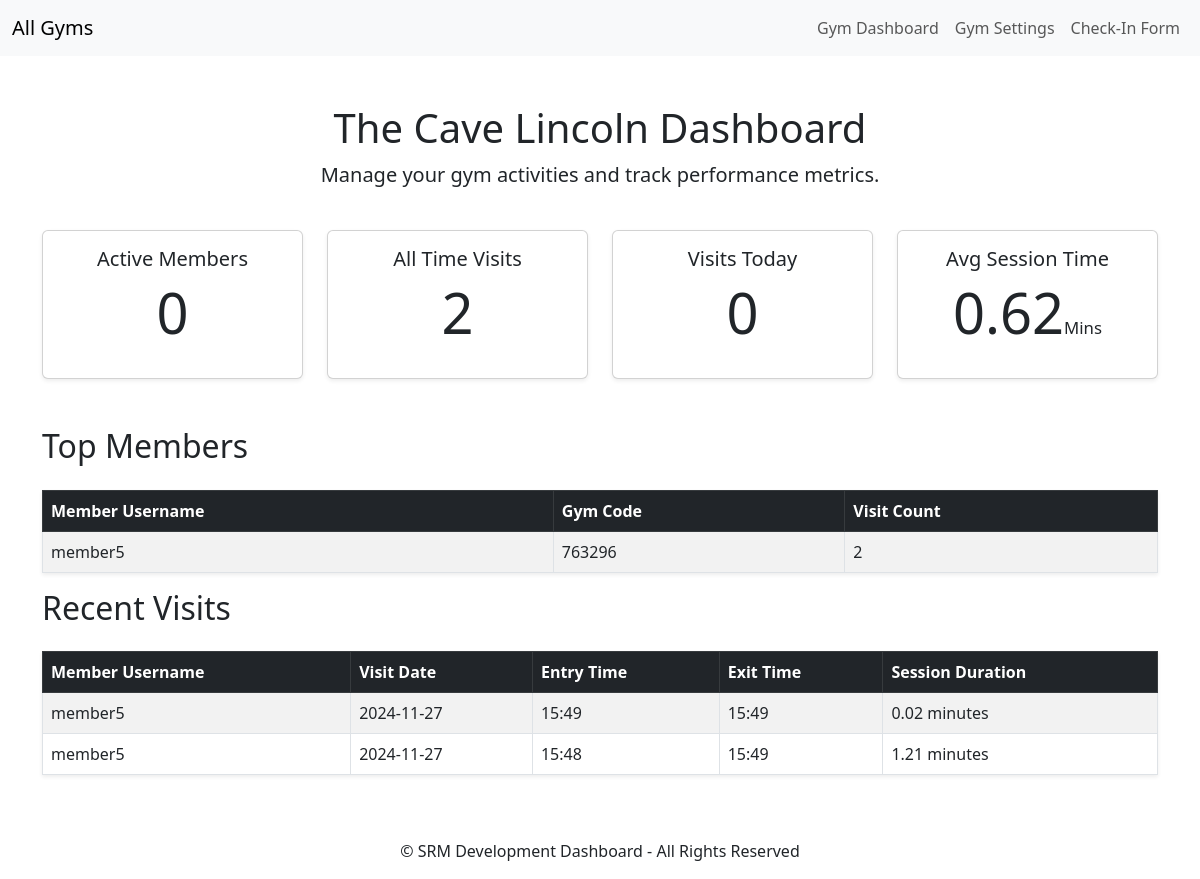
/gym-c/dashboard/ (signed in), run on an earlier commit of the app's database.
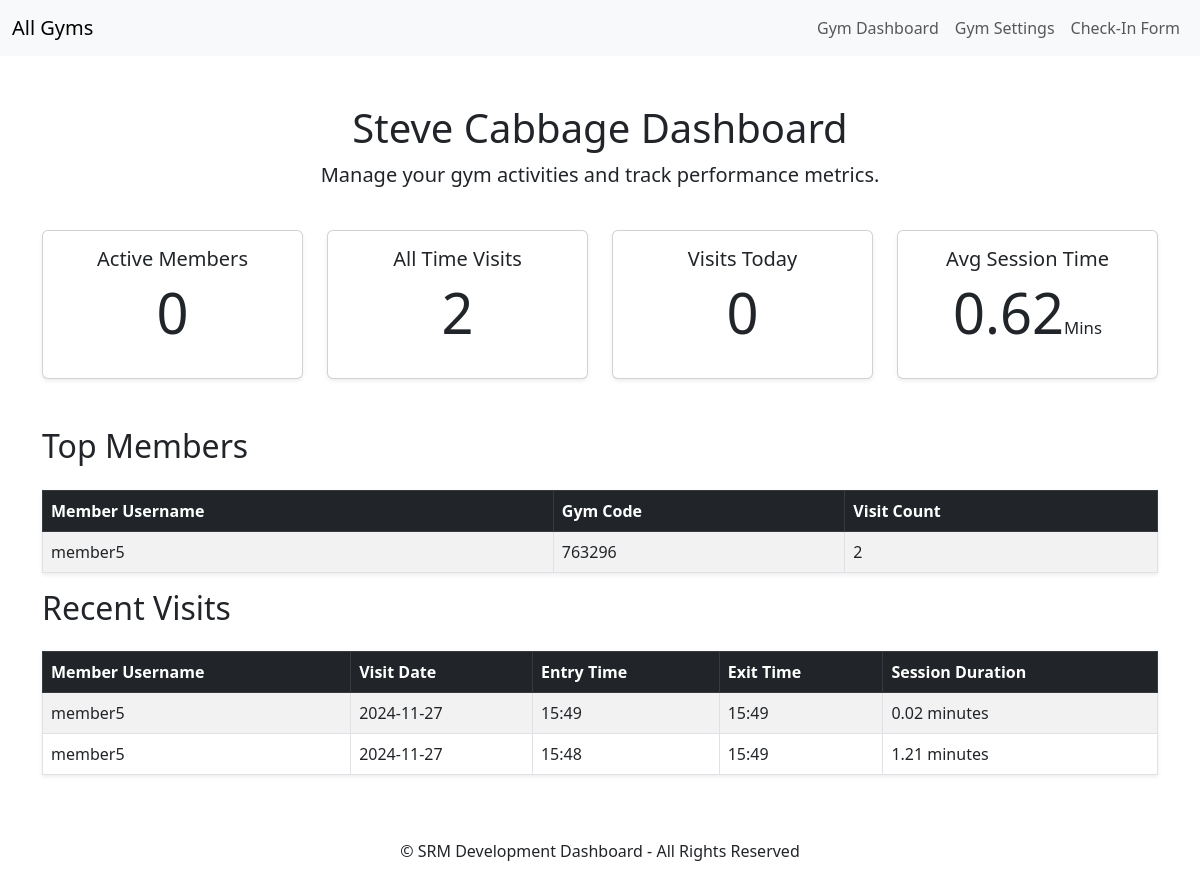
And on a later commit of the database.
### core/models.py (models this page shows, shortened)
class Gym(models.Model):
    gym_id = models.AutoField(primary_key=True)
    name = models.CharField(max_length=255)
    slug = models.SlugField(unique=True, blank=True)
    address = models.TextField(blank=True, null=True)
    contact_number = models.CharField(max_length=15, null=True)
    email = models.EmailField(max_length=255, blank=True, null=True)
    owners = models.ManyToManyField(GymOwner, related_name='gyms')

class Visit(models.Model):
    member = models.ForeignKey(Member, on_delete=models.CASCADE, related_name='visits')
    gym_code = models.CharField(max_length=6) # Users gym code
    entry_time = models.DateTimeField(auto_now_add=True) # Automatically set when the visit is created
    exit_time = models.DateTimeField(null=True, blank=True)
    has_exit = models.BooleanField(default=False)
    default_exit_duration = timedelta(hours=1, minutes=12)
    default_exit_threshold = timedelta(hours=4)
    @classmethod
    def get_number_of_visits_per_gym(cls, gym):
        return cls.objects.filter(member__gym=gym, exit_time__isnull=False).count()
    @classmethod
    def get_average_session_time_per_gym(cls, gym):
        visits = cls.objects.filter(member__gym=gym, exit_time__isnull=False)
        total_session_time = timedelta(seconds=0)
        valid_visits_count = 0
        for visit in visits:
            exit_time = visit.exit_time or (visit.entry_time + visit.default_exit_duration)
            total_session_time += (exit_time - visit.entry_time)
            valid_visits_count += 1
        if valid_visits_count > 0:
            average_session_time = total_session_time / valid_visits_count
            return round((average_session_time.total_seconds() / 60),2)  # Convert to minutes
        return 0  # No visits, return 0 minute

class Member(models.Model):
    user = models.OneToOneField(User, on_delete=models.CASCADE)
    gym = models.ForeignKey(Gym, on_delete=models.SET_NULL, related_name='members', null=True) # Null = True so if a gym is deleted the members are not lost
    contact_number = models.CharField(max_length=15)
    date_of_birth = models.DateField(null=True, blank=True)  # Optional date of birth
    address = models.TextField(blank=True, null=True)  # Optional address field
    active = models.BooleanField(default=False) # To activate when a subscription is generated, default is not set
    join_date = models.DateField(auto_now_add=True)  # Automatically set when the member is created
    gym_code = models.CharField(max_length=6, unique=True, blank=True)

### core/views.py (the view)
# urls.py: path('<slug:slug>/dashboard/', views.gym_dashboard, name='gym_dashboard'),
@login_required
def gym_dashboard(request, slug):
    user = request.user
    gym = get_object_or_404(Gym, slug=slug)
    try:
        gym_owner = GymOwner.objects.get(user=user)
        if gym not in gym_owner.gyms.all():
            messages.error(request, "You are not authorized to access this gym's dashboard.")
            return redirect('login')
    except GymOwner.DoesNotExist:
        messages.error(request, "You are not authorized to access the dashboard of this gym.")
        return redirect('login')
    member_count = gym.members.count()
    active_members_count = Member.objects.filter(gym=gym, active=True).count()
    inactive_members_count = Member.objects.filter(gym=gym, active=False).count()
    total_visits = Visit.get_number_of_visits_per_gym(gym)
    today_visits = Visit.objects.filter(member__gym=gym, entry_time__date=timezone.now().date()).count()
    avg_session_time = Visit.get_average_session_time_per_gym(gym)
    top_visitors = (
        Visit.objects.filter(member__gym=gym, exit_time__isnull=False)
        .values('member__user__username', 'member__gym_code')
        .annotate(visit_count=Count('id'))
        .order_by('-visit_count')
        )[:10]
    recent_visits = (
        Visit.objects.filter(member__gym=gym, exit_time__isnull=False)
        .order_by('-entry_time')
        )[:10]
    for visit in recent_visits:
        if visit.exit_time:
            session_duration = visit.exit_time - visit.entry_time
            visit.session_duration = round(session_duration.total_seconds() / 60, 2)
        else:
            visit.session_duration = 0
    context = {
        'gym_name': gym.name,
        'member_count': member_count,
        'total_visits': total_visits,
        'today_visits': today_visits,
        'avg_session_time': avg_session_time,
        'top_visitors': top_visitors,
        'gym_slug': slug,
        'recent_visits': recent_visits,
        'active_members': active_members_count,
        'inactive_members': inactive_members_count,
    }
    return render(request, 'gym_dashboard.html', context)

### core/templates/gym_dashboard.html (shortened to what this page needs)
{% extends 'base_gym.html' %}
{% block content %}
<div class="row mb-4">
    <div class="col text-center">
        <h1>{{ gym_name }} Dashboard</h1>
        <p class="lead">Manage your gym activities and track performance metrics.</p>
    </div>
</div>
<div class="row text-center mb-5">
    <div class="col-md-3">
        <div class="card shadow-sm">
            <div class="card-body">
                <h5 class="card-title">Active Members</h5>
                <p class="display-4">{{ active_members }}</p>
            </div>
        </div>
    </div>
    <div class="col-md-3">
        <div class="card shadow-sm">
            <div class="card-body">
                <h5 class="card-title">All Time Visits</h5>
                <p class="display-4">{{ total_visits }}</p>
            </div>
        </div>
    </div>
    <div class="col-md-3">
        <div class="card shadow-sm">
            <div class="card-body">
                <h5 class="card-title">Visits Today</h5>
                <p class="display-4">{{ today_visits }}</p>
            </div>
        </div>
    </div>
    <div class="col-md-3">
        <div class="card shadow-sm">
            <div class="card-body">
                <h5 class="card-title">Avg Session Time</h5>
                <p class="display-4">{{ avg_session_time }}<small style="font-size: 30%;">Mins</small></p>
            </div>
        </div>
    </div>
</div>
<div class="row">
    <div class="col">
        <h2 class="mb-4">Top Members</h2>
        <table class="table table-striped table-bordered shadow-sm">
            <thead class="table-dark">
                <tr>
                    <th>Member Username</th>
                    <th>Gym Code</th>
                    <th>Visit Count</th>
                </tr>
            </thead>
            <tbody>
                {% for visitor in top_visitors %}
                <tr>
                    <td>{{ visitor.member__user__username }}</td>
                    <td>{{ visitor.member__gym_code }}</td>
                    <td>{{ visitor.visit_count }}</td>
                </tr>
                {% empty %}
                <tr>
                    <td colspan="3" class="text-center">No visits available</td>
                </tr>
                {% endfor %}
            </tbody>
        </table>
    </div>
</div>
<div class="row">
    <div class="col">
        <h2 class="mb-4">Recent Visits</h2>
        <table class="table table-striped table-bordered shadow-sm">
            <thead class="table-dark">
                <tr>
                    <th>Member Username</th>
                    <th>Visit Date</th>
                    <th>Entry Time</th>
                    <th>Exit Time</th>
                    <th>Session Duration</th>
                </tr>
            </thead>
            <tbody>
                {% for visit in recent_visits %}
                <tr>
                    <td>{{ visit.member.user.username }}</td>
                    <td>{{ visit.entry_time|date:"Y-m-d" }}</td>
                    <td>{{ visit.entry_time|date:"H:i" }}</td>
                    <td>
                        {% if visit.exit_time %}
                            {{ visit.exit_time|date:"H:i" }}
                        {% else %}
                            Not yet exited
                        {% endif %}
                    </td>
                    <td>
                        {% if visit.session_duration %}
                            {{ visit.session_duration }} minutes
                        {% else %}
                            Ongoing ({{ visit.entry_time|date:"Y-m-d H:i" }})
                        {% endif %}
                    </td>
                </tr>
                {% empty %}
                <tr>
                    <td colspan="5" class="text-center">No Recent Visits</td>
                </tr>
                {% endfor %}
            </tbody>
        </table>
    </div>
</div>
{% endblock %}

### core/templates/base_gym.html (shortened to what this page needs)
<!DOCTYPE html>
<html lang="en">
<head>
    <link
        href="https://cdn.jsdelivr.net/npm/bootstrap@5.3.0/dist/css/bootstrap.min.css"
        rel="stylesheet"
    >
</head>
<body>
    <header>
        <nav class="navbar navbar-expand-lg navbar-light bg-light">
            <div class="container-fluid">
                <a class="navbar-brand" href="{% url 'gym_owner_dashboard' %}">All Gyms</a>
                <div class="collapse navbar-collapse" id="navbarNav">
                    <ul class="navbar-nav ms-auto">
                        <li class="nav-item">
                            <a class="nav-link" href="{% url 'gym_dashboard' slug=gym_slug %}">Gym Dashboard</a>
                        </li>
                        <li class="nav-item">
                            <a class="nav-link" href="{% url 'gym_settings' slug=gym_slug %}">Gym Settings</a>
                        </li>
                        <li class="nav-item">
                            <a class="nav-link" href="{% url 'gym_checkin' slug=gym_slug %}" target="_blank">Check-In Form</a>
                        </li>
                    </ul>
                </div>
            </div>
        </nav>
    </header>
    <div class="container mt-5">
        {% block content %}{% endblock %}
    </div>
    <footer class="mt-5 text-center">
        <p>&copy; SRM Development Dashboard - All Rights Reserved</p>
    </footer>
</body>
</html>

What changed in the data, as far as the page shows it:
changed Gym: name "The Cave Lincoln" → "Steve Cabbage"
